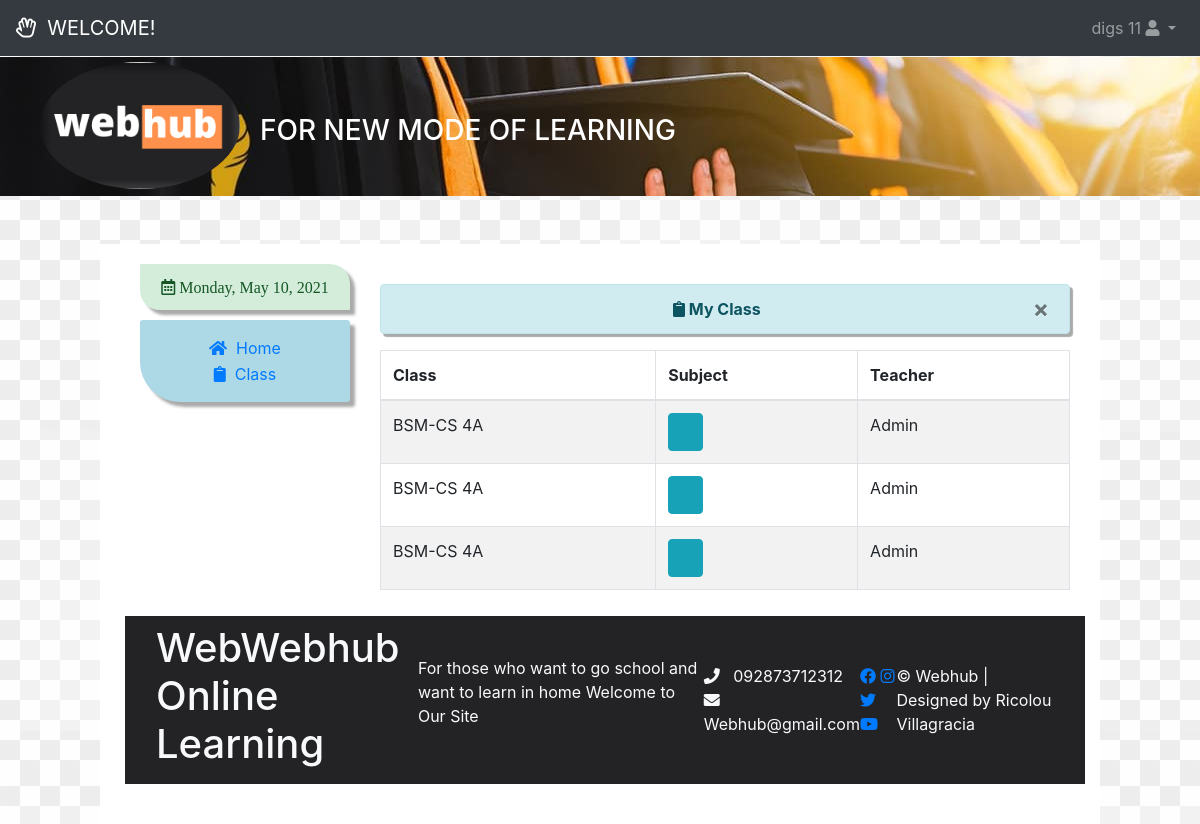
Page /student_class.php (signed in) on the committed database.
### tables this page shows
CREATE TABLE `student` (
  `sid` int(11) NOT NULL,
  `fsname` varchar(11) NOT NULL,
  `lsname` varchar(11) NOT NULL,
  `msname` varchar(11) NOT NULL,
  `sname` varchar(50) NOT NULL,
  `spass` varchar(50) NOT NULL,
  `smobile` bigint(20) NOT NULL,
  `semail` varchar(50) NOT NULL,
  `sgender` varchar(2) NOT NULL,
  `saddr` varchar(20) NOT NULL,
  `image_type` varchar(1000) NOT NULL,
  `img_blob` blob NOT NULL,
  `cys` varchar(10) NOT NULL,
  `subject_id` int(11) NOT NULL,
  `aid` int(11) NOT NULL,
  `registration_date` timestamp NOT NULL DEFAULT current_timestamp() ON UPDATE current_timestamp()
);

CREATE TABLE `sws` (
  `sws_id` int(11) NOT NULL,
  `sid` int(11) NOT NULL,
  `aid` int(11) NOT NULL,
  `cys` varchar(20) NOT NULL,
  `subject_id` varchar(20) NOT NULL,
  `class_id` int(11) NOT NULL
);

### student_class.php (the view, shortened to what this page needs)
<?php
    include"actions/connection.php";
    include"home/header.php";
     $session_sid=$_SESSION['sid'];
?>
<?php
    $student_query=mysqli_query($db,"select * from student where sid='$session_sid'")or die(mysqli_error());
    $student_row=  mysqli_fetch_array($student_query);
    ?>
<nav class="mb-1 navbar navbar-expand-lg navbar-dark bg-dark">
  <a class="navbar-brand" href="#"><i class="far fa-hand-spock"></i>&nbsp;&nbsp;WELCOME!</a>
  <div class="collapse navbar-collapse" id="home">
    <ul class="navbar-nav ml-auto nav-flex-icons">
      <li class="nav-item dropdown">
        <a class="nav-link dropdown-toggle" id="shome" data-toggle="dropdown"
          aria-haspopup="true" aria-expanded="false"><?php echo $student_row['sname'] . " " . $student_row['sid']; ?>
          <i class="fas fa-user"></i>
        </a>
      </li>
    </ul>
  </div>
</nav>
<header class="header">
  <div class="container-fluid mt-3">
    <div class="container-fluid">
      <div class="row">
        <div class="col-lg-10">
          <a class="navbar-brand" href="#">
           <img src="assets/img/logo3.png" alt="Logo" class="rounded-circle" style="width: 200px;"></a>
            <h3 class="text-left" style="margin-top: -80px; margin-left: 220px; color: white;">FOR NEW MODE OF LEARNING</h3>
        </div>
      </div>
    </div>
  </div>
</header>
<div class="sidebar">
   <div class="container-fluid mt-5">
    <div class="container-fluid">
      <div class="row">
        <div class="col-lg-3">
          <div class="alert-index alert-success" id="alert">
                        <i class="far fa-calendar-alt" id="calendar">
                        <?php
                        $Today = date('y-m-d');
                        $new = date('l, F d, Y', strtotime($Today));
                        echo $new;
                        ?></i>
          </div>
          <ul class="col1">
            <li><a href="student_home.php"><i class="fas fa-home"></i>&nbsp;&nbsp;Home</a></li>
            <li><a href="student_class.php"><i class="fas fa-clipboard"></i>&nbsp;&nbsp;Class</a></li>
          </ul>
        </div>
        <div class="col-lg-9" id="col2">
            <div>
                <div>
                    <table cellpadding="0" cellspacing="0" border="0" class="table table-striped table-bordered table-hover" id="example">
                        <div class="alert alert-info" id="pop">
                            <button type="button" class="close" data-dismiss="alert">&times;</button>
                            <strong><i class="fas fa-clipboard"></i>&nbsp;My Class</strong>
                        </div>
                        <thead>
                            <tr>
                                <th>Class</th>
                                <th>Subject</th>
                                <th>Teacher</th>
                            </tr>
                        </thead>
                        <tbody>
                            <?php
                            $query = mysqli_query($db,"select * from sws where  sid='$session_sid'") or die(mysqli_error());
                            while ($row = mysqli_fetch_array($query)) {
                                $class_id = $row['class_id'];
                                $aid = $row['aid'];
                                $admin_query = mysqli_query($db,"select * from admin where aid='$aid'") or die(mysqli_error());
                                $admin_row = mysqli_fetch_array($admin_query);
                                ?>
                                <tr>
                                    <td><?php echo $row['cys']; ?></td>
                                    <td><a rel="tooltip"  title="View Class" id="<?php echo $class_id; ?>"  href="class_student.php<?php echo '?id=' . $class_id; ?>" class="btn btn-info"></a></td>
                                    <td><?php echo $admin_row['aname']; ?></td>
                                </tr>
<?php } ?>
                        </tbody>
                    </table>
                </div>
            </div>
        </div>
<?php include('footer.php'); ?>

### assets/css/index.css (style rules this page uses)
* { box-sizing: border-box; }
.header { background: url(http://localhost/16/assets/img/4.jpg); padding: 0 0 40px 10px; margin-top: -15px; width: 100%; }
.sidebar { background: white; padding: 0 0 40px 10px; margin: 0 100px 0 100px; }
#alert { margin-top: 20px; margin-bottom: 10px; border-radius: 1px 20px; box-shadow: 5px 5px 3px #aaaaaa; text-align: center; }
#calendar { margin: 15px; }
.col1 { list-style-type: none; background: lightblue; margin-top: 10px; border-radius: 3px 3px 3px 40px; padding: 15px; box-shadow: 5px 5px 3px #aaaaaa; }
.col1 li { text-align: center; padding: 1px; }
.col1 i { -webkit-transition: 0.4s ease-out; -moz-transition: 0.4s ease-out; transition: 0.4s ease-out; }
#col2 { margin: 40px 0 10px 0; }
#pop { box-shadow: 3px 3px 1px #aaaaaa; text-align: center; }

### rows in the picture
student: sname "digs", sid "11"
sws: cys "BSM-CS 4A", aid.aname "Admin"
sws: cys "BSM-CS 4A", aid.aname "Admin"
sws: cys "BSM-CS 4A", aid.aname "Admin"
